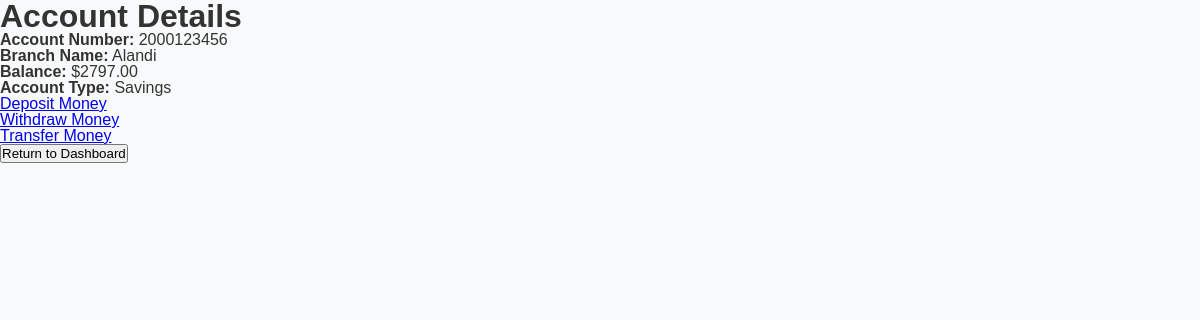
Screenshot of /account_details/1/ with the database file from the repository.
### myapp/models.py (models this page shows)
class BankAccount(models.Model):
    ACCOUNT_TYPES = [
        ('savings', 'Savings'),
        ('current', 'Current'),
        ('salary', 'Salary'),
    ]
    student = models.ForeignKey(Student, on_delete=models.CASCADE)
    account_no = models.CharField(max_length=20)
    branch_name = models.CharField(max_length=100)
    balance = models.DecimalField(max_digits=10, decimal_places=2, default=0)
    account_type = models.CharField(max_length=20, choices=ACCOUNT_TYPES)

### myapp/views.py (the view)
# urls.py: path('account_details/<int:account_id>/', views.account_details, name='account_details'),
def account_details(request, account_id):
    account = get_object_or_404(BankAccount, pk=account_id)
    return render(request, 'dash_auth/account_details.html', {'account': account})

### templates/dash_auth/account_details.html (shortened to what this page needs)
{% extends 'base.html' %}
{% load static %}
{% block content %}
    <div class="container">
        <h1>Account Details</h1>
        <p><strong>Account Number:</strong> {{ account.account_no }}</p>
        <p><strong>Branch Name:</strong> {{ account.branch_name }}</p>
        <p><strong>Balance:</strong> ${{ account.balance }}</p>
        <p><strong>Account Type:</strong> {{ account.get_account_type_display }}</p>
        <a href="{% url 'deposit_money' account.id %}">Deposit Money</a><br>
        <a href="{% url 'withdraw_money' account.id %}">Withdraw Money</a><br>
        <a href="{% url 'transfer_money' account.id %}">Transfer Money</a><br>
        <a href="{% url 'dashboard' %}">
            <button type="button">Return to Dashboard</button>
        </a>
    </div>
{% endblock %}

### static/css/style.css (style rules this page uses)
* { box-sizing: border-box; margin: 0; padding: 0; }
body { font-family: Arial, sans-serif; line-height: 1.0; background-color: #f8f9fa; color: #333; }

### rows the page displays
BankAccount: account_no "2000123456", branch_name "Alandi", balance "2797.00", account_type "Savings"
